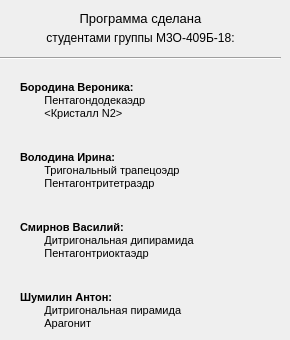
    <widget class="QWidget" name="tab_about">
     <attribute name="title">
      <string>Авторы</string>
     </attribute>
     <widget class="QLabel" name="coordsName_13">
      <property name="geometry">
       <rect>
        <x>10</x>
        <y>10</y>
        <width>261</width>
        <height>16</height>
       </rect>
      </property>
      <property name="font">
       <font>
        <pointsize>10</pointsize>
        <weight>50</weight>
        <bold>false</bold>
       </font>
      </property>
      <property name="text">
       <string>Программа сделана</string>
      </property>
      <property name="scaledContents">
       <bool>false</bool>
      </property>
      <property name="alignment">
       <set>Qt::AlignCenter</set>
      </property>
     </widget>
     <widget class="QLabel" name="coordsName_14">
      <property name="geometry">
       <rect>
        <x>40</x>
        <y>30</y>
        <width>201</width>
        <height>16</height>
       </rect>
      </property>
      <property name="text">
       <string>студентами группы М3О-409Б-18:</string>
      </property>
      <property name="alignment">
       <set>Qt::AlignCenter</set>
      </property>
     </widget>
     <widget class="QLabel" name="coordsName_15">
      <property name="geometry">
       <rect>
        <x>20</x>
        <y>80</y>
        <width>201</width>
        <height>41</height>
       </rect>
      </property>
      <property name="text">
       <string>&lt;!DOCTYPE HTML PUBLIC &quot;-//W3C//DTD HTML 4.0//EN&quot; &quot;http://www.w3.org/TR/REC-html40/strict.dtd&quot;&gt;
&lt;html&gt;&lt;head&gt;&lt;meta name=&quot;qrichtext&quot; content=&quot;1&quot; /&gt;&lt;style type=&quot;text/css&quot;&gt;
p, li { white-space: pre-wrap; }
&lt;/style&gt;&lt;/head&gt;&lt;body style=&quot; font-family:'MS Shell Dlg 2'; font-size:8.25pt; font-weight:400; font-style:normal;&quot;&gt;
&lt;p style=&quot; margin-top:0px; margin-bottom:0px; margin-left:0px; margin-right:0px; -qt-block-indent:0; text-indent:0px;&quot;&gt;&lt;span style=&quot; font-size:8pt; font-weight:600;&quot;&gt;Бородина Вероника:&lt;/span&gt;&lt;/p&gt;
&lt;p style=&quot; margin-top:0px; margin-bottom:0px; margin-left:0px; margin-right:0px; -qt-block-indent:0; text-indent:0px;&quot;&gt;&lt;span style=&quot; font-size:8pt;&quot;&gt;        Пентагондодекаэдр&lt;/span&gt;&lt;/p&gt;
&lt;p style=&quot; margin-top:0px; margin-bottom:0px; margin-left:0px; margin-right:0px; -qt-block-indent:0; text-indent:0px;&quot;&gt;&lt;span style=&quot; font-size:8pt;&quot;&gt;        &amp;lt;Кристалл N2&amp;gt;&lt;/span&gt;&lt;/p&gt;&lt;/body&gt;&lt;/html&gt;</string>
      </property>
     </widget>
     <widget class="QLabel" name="coordsName_16">
      <property name="geometry">
       <rect>
        <x>20</x>
        <y>150</y>
        <width>201</width>
        <height>41</height>
       </rect>
      </property>
      <property name="text">
       <string>&lt;!DOCTYPE HTML PUBLIC &quot;-//W3C//DTD HTML 4.0//EN&quot; &quot;http://www.w3.org/TR/REC-html40/strict.dtd&quot;&gt;
&lt;html&gt;&lt;head&gt;&lt;meta name=&quot;qrichtext&quot; content=&quot;1&quot; /&gt;&lt;style type=&quot;text/css&quot;&gt;
p, li { white-space: pre-wrap; }
&lt;/style&gt;&lt;/head&gt;&lt;body style=&quot; font-family:'MS Shell Dlg 2'; font-size:8.25pt; font-weight:400; font-style:normal;&quot;&gt;
&lt;p style=&quot; margin-top:0px; margin-bottom:0px; margin-left:0px; margin-right:0px; -qt-block-indent:0; text-indent:0px;&quot;&gt;&lt;span style=&quot; font-size:8pt; font-weight:600;&quot;&gt;Володина Ирина:&lt;/span&gt;&lt;/p&gt;
&lt;p style=&quot; margin-top:0px; margin-bottom:0px; margin-left:0px; margin-right:0px; -qt-block-indent:0; text-indent:0px;&quot;&gt;&lt;span style=&quot; font-size:8pt;&quot;&gt;        Тригональный трапецоэдр&lt;/span&gt;&lt;/p&gt;
&lt;p style=&quot; margin-top:0px; margin-bottom:0px; margin-left:0px; margin-right:0px; -qt-block-indent:0; text-indent:0px;&quot;&gt;&lt;span style=&quot; font-size:8pt;&quot;&gt;        Пентагонтритетраэдр&lt;/span&gt;&lt;/p&gt;&lt;/body&gt;&lt;/html&gt;</string>
      </property>
     </widget>
     <widget class="QLabel" name="coordsName_17">
      <property name="geometry">
       <rect>
        <x>20</x>
        <y>220</y>
        <width>201</width>
        <height>41</height>
       </rect>
      </property>
      <property name="text">
       <string>&lt;!DOCTYPE HTML PUBLIC &quot;-//W3C//DTD HTML 4.0//EN&quot; &quot;http://www.w3.org/TR/REC-html40/strict.dtd&quot;&gt;
&lt;html&gt;&lt;head&gt;&lt;meta name=&quot;qrichtext&quot; content=&quot;1&quot; /&gt;&lt;style type=&quot;text/css&quot;&gt;
p, li { white-space: pre-wrap; }
&lt;/style&gt;&lt;/head&gt;&lt;body style=&quot; font-family:'MS Shell Dlg 2'; font-size:8.25pt; font-weight:400; font-style:normal;&quot;&gt;
&lt;p style=&quot; margin-top:0px; margin-bottom:0px; margin-left:0px; margin-right:0px; -qt-block-indent:0; text-indent:0px;&quot;&gt;&lt;span style=&quot; font-size:8pt; font-weight:600;&quot;&gt;Смирнов Василий:&lt;/span&gt;&lt;/p&gt;
&lt;p style=&quot; margin-top:0px; margin-bottom:0px; margin-left:0px; margin-right:0px; -qt-block-indent:0; text-indent:0px;&quot;&gt;&lt;span style=&quot; font-size:8pt;&quot;&gt;        Дитригональная дипирамида&lt;/span&gt;&lt;/p&gt;
&lt;p style=&quot; margin-top:0px; margin-bottom:0px; margin-left:0px; margin-right:0px; -qt-block-indent:0; text-indent:0px;&quot;&gt;&lt;span style=&quot; font-size:8pt;&quot;&gt;        Пентагонтриоктаэдр&lt;/span&gt;&lt;/p&gt;&lt;/body&gt;&lt;/html&gt;</string>
      </property>
     </widget>
     <widget class="QLabel" name="coordsName_18">
      <property name="geometry">
       <rect>
        <x>20</x>
        <y>290</y>
        <width>201</width>
        <height>41</height>
       </rect>
      </property>
      <property name="text">
       <string>&lt;!DOCTYPE HTML PUBLIC &quot;-//W3C//DTD HTML 4.0//EN&quot; &quot;http://www.w3.org/TR/REC-html40/strict.dtd&quot;&gt;
&lt;html&gt;&lt;head&gt;&lt;meta name=&quot;qrichtext&quot; content=&quot;1&quot; /&gt;&lt;style type=&quot;text/css&quot;&gt;
p, li { white-space: pre-wrap; }
&lt;/style&gt;&lt;/head&gt;&lt;body style=&quot; font-family:'MS Shell Dlg 2'; font-size:8.25pt; font-weight:400; font-style:normal;&quot;&gt;
&lt;p style=&quot; margin-top:0px; margin-bottom:0px; margin-left:0px; margin-right:0px; -qt-block-indent:0; text-indent:0px;&quot;&gt;&lt;span style=&quot; font-size:8pt; font-weight:600;&quot;&gt;Шумилин Антон:&lt;/span&gt;&lt;/p&gt;
&lt;p style=&quot; margin-top:0px; margin-bottom:0px; margin-left:0px; margin-right:0px; -qt-block-indent:0; text-indent:0px;&quot;&gt;&lt;span style=&quot; font-size:8pt;&quot;&gt;        Дитригональная пирамида&lt;/span&gt;&lt;/p&gt;
&lt;p style=&quot; margin-top:0px; margin-bottom:0px; margin-left:0px; margin-right:0px; -qt-block-indent:0; text-indent:0px;&quot;&gt;&lt;span style=&quot; font-size:8pt;&quot;&gt;        Арагонит&lt;/span&gt;&lt;/p&gt;&lt;/body&gt;&lt;/html&gt;</string>
      </property>
     </widget>
     <widget class="Line" name="line_13">
      <property name="geometry">
       <rect>
        <x>0</x>
        <y>50</y>
        <width>281</width>
        <height>16</height>
       </rect>
      </property>
      <property name="orientation">
       <enum>Qt::Horizontal</enum>
      </property>
     </widget>
    </widget>
